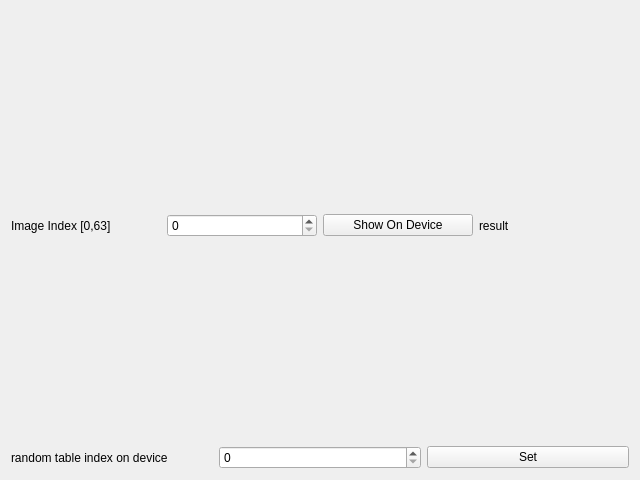
<?xml version="1.0" encoding="UTF-8"?>
<ui version="4.0">
 <class>FormTest</class>
 <widget class="QWidget" name="FormTest">
  <property name="geometry">
   <rect>
    <x>0</x>
    <y>0</y>
    <width>640</width>
    <height>480</height>
   </rect>
  </property>
  <property name="windowTitle">
   <string>Form</string>
  </property>
  <layout class="QVBoxLayout" name="verticalLayout">
   <item>
    <layout class="QHBoxLayout" name="horizontalLayout">
     <item>
      <widget class="QLabel" name="label">
       <property name="text">
        <string>Image Index [0,63]</string>
       </property>
      </widget>
     </item>
     <item>
      <widget class="QSpinBox" name="spinBoxImageIndex">
       <property name="maximum">
        <number>63</number>
       </property>
      </widget>
     </item>
     <item>
      <widget class="QPushButton" name="pushButtonShowOnDevice">
       <property name="enabled">
        <bool>true</bool>
       </property>
       <property name="text">
        <string>Show On Device</string>
       </property>
      </widget>
     </item>
     <item>
      <widget class="QLabel" name="labelSetImgIndexResult">
       <property name="text">
        <string>result</string>
       </property>
      </widget>
     </item>
    </layout>
   </item>
   <item>
    <layout class="QHBoxLayout" name="horizontalLayout_2">
     <item>
      <widget class="QLabel" name="label_2">
       <property name="text">
        <string>random table index on device</string>
       </property>
      </widget>
     </item>
     <item>
      <widget class="QSpinBox" name="spinBoxRandomTableIndex">
       <property name="maximum">
        <number>63</number>
       </property>
      </widget>
     </item>
     <item>
      <widget class="QPushButton" name="pushButtonSetRandomTableIndex">
       <property name="enabled">
        <bool>true</bool>
       </property>
       <property name="text">
        <string>Set</string>
       </property>
      </widget>
     </item>
    </layout>
   </item>
  </layout>
 </widget>
 <resources/>
 <connections/>
</ui>
